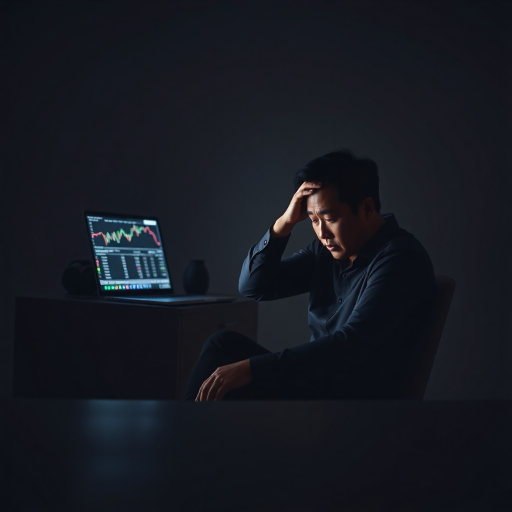
#> input picture image_library/lib/cat_00d71f1086/cat_00d71f1086_c08/d6f0836d1826.jpg, 1024 x 1024 px (shown at 1/2 size); its folder holds only this picture in this run
$ python -i real_photos.py   (imports and definitions only)
#> lines starting #> are read from the running program, lines starting #| are printed output that depends on the picture; after the words box and inside, x2 and y2 are one past the last pixel; in counts of white or black regions, pixels touching at a corner belong together
# -*- coding: utf-8 -*-
"""업체 실사 수집 + 얼굴 필터 + 워터마크 + Pixabay 폴백.

- collect_business_photos(driver, place_id, max_count): 원본(ldb-phinf) URL만 수집
- has_person(img_path): YuNet 얼굴 감지 (사진 가로 5% 미만 얼굴은 무시)
- add_watermark(img_path, text, out_path): 우하단 반투명 업체명 (alpha 30)
- prepare_images_for_place(...): 실사 1 + Pixabay 나머지 파이프라인
"""
import os
import sys
import time
import re
import tempfile
import urllib.parse
import requests
import cv2
import numpy as np
from PIL import Image, ImageDraw, ImageFont
from selenium.webdriver.common.by import By


# ── YuNet ─────────────────────────────────────────────────
_YUNET = None
_YUNET_PATH = os.path.join(tempfile.gettempdir(), "face_detection_yunet.onnx")


# [18 lines left out: function _ensure_yunet, not called in this run]


def is_flyer(img_path: str, text_ratio_threshold: float = 0.30) -> bool:
    """전단지/메뉴판/가격표 감지 — 글자 영역 비중이 높으면 True.
    OpenCV 모폴로지 기반 텍스트 영역 추정. OCR 없이 가볍게.
    text_ratio_threshold: 이미지 대비 글자 영역 비율 임계값 (기본 30%)."""
#> called with text_ratio_threshold = 0.3
    try:
        arr = np.fromfile(img_path, dtype=np.uint8)
        if arr.size == 0:
            return False
        img = cv2.imdecode(arr, cv2.IMREAD_COLOR)
#> img is the input picture: shape (1024, 1024, 3); mean B, G, R 32.6, 24.8, 21.9
        if img is None:
            return False
        H, W = img.shape[:2]
#> H = 1024; W = 1024
        if H < 50 or W < 50:
            return False
        gray = cv2.cvtColor(img, cv2.COLOR_BGR2GRAY)
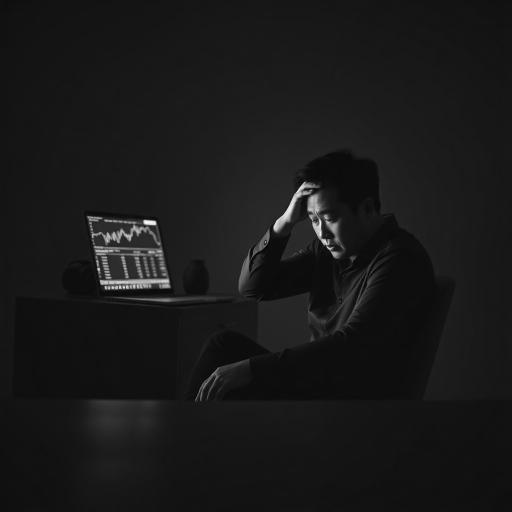
#> gray: shape (1024, 1024) (shown at 1/2 size); min 1, max 251, mean 24.8
        # MSER로 글자후보 추출 → 모폴로지로 합친 영역 비율 계산
        # 적응형 임계화: 밝기 변화 무시하고 글자 에지 추출
        thr = cv2.adaptiveThreshold(
            gray, 255, cv2.ADAPTIVE_THRESH_GAUSSIAN_C,
            cv2.THRESH_BINARY_INV, 15, 8,
        )
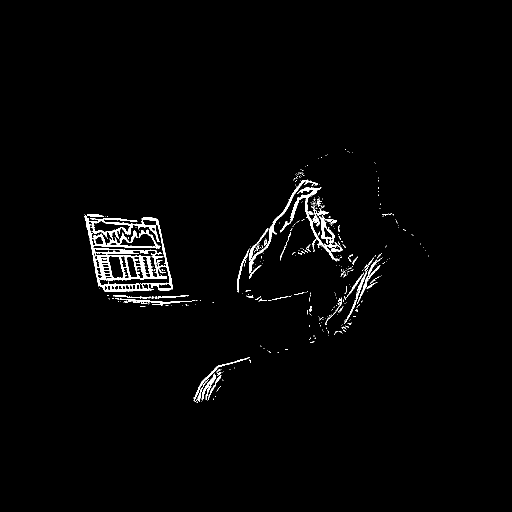
#> thr: shape (1024, 1024) (shown at 1/2 size); 1.7% white; 407 white regions (357 under 20 px), largest, box (x1, y1, x2, y2) and area: (169, 431, 345, 584) 8575, (580, 374, 686, 523) 1718, (498, 359, 636, 547) 1098
        # 가로 방향 커널로 글자 줄 연결
        kernel = cv2.getStructuringElement(cv2.MORPH_RECT, (max(5, W // 40), 2))
        merged = cv2.morphologyEx(thr, cv2.MORPH_CLOSE, kernel)
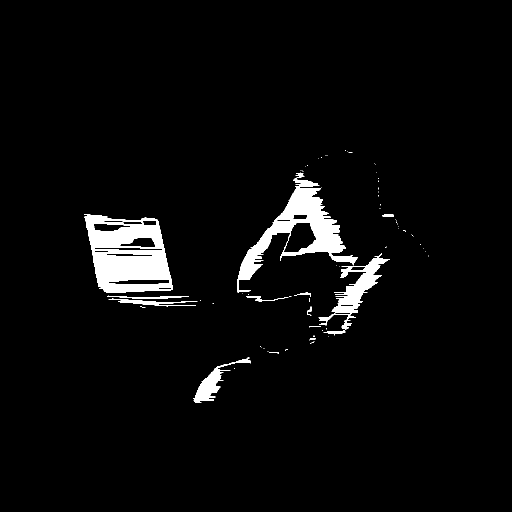
#> merged: shape (1024, 1024) (shown at 1/2 size); 3.8% white; 71 white regions (57 under 20 px)
        # 글자영역 후보 윤곽 추출
        contours, _ = cv2.findContours(merged, cv2.RETR_EXTERNAL, cv2.CHAIN_APPROX_SIMPLE)
#> contours = 71 contours, 58 with area under 20; largest, box (x1, y1, x2, y2) and area: (168, 429, 345, 585) 21076, (474, 345, 715, 586) 15486, (637, 507, 780, 660) 4588, (387, 715, 501, 806) 2067, (217, 597, 395, 613) 551
        text_area = 0
        min_w, min_h = W * 0.04, H * 0.012
#> min_w = 40.96; min_h = 12.29
        max_h = H * 0.15  # 너무 큰 덩어리는 글자가 아니라 벽/배경
#> max_h = 153.6
        for c in contours:
            x, y, w, h = cv2.boundingRect(c)
            if w < min_w or h < min_h or h > max_h:
                continue
            # 가로세로비가 글자줄다운 형태만
            if w / max(h, 1) < 1.5:
                continue
            text_area += w * h
#> this loop made 71 passes
#> (x, y, w, h) on passes 2, 3, 4, 5, 7, 9, 10, 11, 13, 16, 17, 18: (387, 715, 114, 91), (537, 703, 21, 4), (535, 702, 1, 1), (570, 699, 6, 2), (522, 694, 1, 1), (620, 683, 9, 4), (619, 676, 12, 5), (657, 672, 1, 1), (647, 660, 44, 11), (618, 652, 24, 3), (615, 613, 9, 19), (280, 613, 11, 2)
#> (c, x, y, w, h) on passes 1, 6, 8, 12, 14, 15: ([[469, 736], [468, 737]], 468, 736, 2, 2), ([[527, 697], [528, 697]], 527, 697, 2, 1), ([[520, 692], [520, 693]], 520, 692, 1, 2), ([[627, 671], [627, 673], [628, 673], [628, 671]], 627, 671, 2, 3), ([[644, 660], [645, 661]], 644, 660, 2, 2), ([[652, 656], [653, 657], [653, 658], [653, 657]], 652, 656, 2, 3)
#> after the loop, text_area = 2848
        ratio = text_area / (H * W)
#> ratio = 0.00272
        return ratio >= text_ratio_threshold
    except Exception:
        return False


# [176 lines left out: functions has_person, add_watermark, collect_business_photos, download_url, pick_real_photos, not called in this run]

>>> result = is_flyer('image_library/lib/cat_00d71f1086/cat_00d71f1086_c08/d6f0836d1826.jpg')
#> result = False
